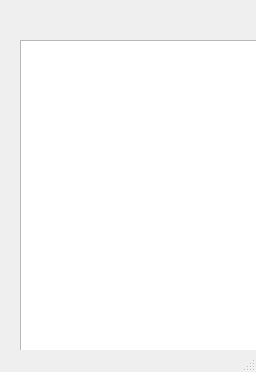
<?xml version="1.0" encoding="UTF-8"?>
<ui version="4.0">
 <class>MainWindow</class>
 <widget class="QMainWindow" name="MainWindow">
  <property name="minimumSize">
   <size>
    <width>256</width>
    <height>372</height>
   </size>
  </property>
  <property name="windowTitle">
   <string>Basic Interpreter</string>
  </property>
  <widget class="QWidget" name="centralwidget">
   <widget class="QWidget" name="verticalLayoutWidget">
    <property name="geometry">
     <rect>
      <x>20</x>
      <y>40</y>
      <width>631</width>
      <height>411</height>
     </rect>
    </property>
    <layout class="QVBoxLayout" name="verticalLayout">
     <property name="spacing">
      <number>5</number>
     </property>
     <item>
      <widget class="QTextEdit" name="mainTextEdit">
       <property name="font">
        <font>
         <family>DejaVu Sans Mono</family>
         <pointsize>12</pointsize>
        </font>
       </property>
      </widget>
     </item>
    </layout>
   </widget>
  </widget>
  <widget class="QMenuBar" name="menubar">
   <property name="geometry">
    <rect>
     <x>0</x>
     <y>0</y>
     <width>677</width>
     <height>30</height>
    </rect>
   </property>
   <property name="defaultUp">
    <bool>false</bool>
   </property>
  </widget>
  <widget class="QStatusBar" name="statusbar"/>
  <action name="actionOpen">
   <property name="text">
    <string>&amp;open</string>
   </property>
  </action>
  <action name="actionSave">
   <property name="text">
    <string>&amp;save</string>
   </property>
  </action>
 </widget>
 <resources/>
 <connections/>
</ui>
